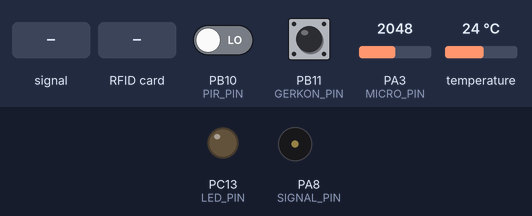
Simulated run of this sketch. Board: STM32 Blue Pill. Parts: output pins drawn as LEDs (lit = HIGH), buzzer (waves = sounding). Wiring (inferred from the names in the program): LM75 temperature sensor at I2C address 0x48. Inputs (shaded band) come from the test bench; at power-on: PA3 (MICRO_PIN) = 2048, PB10 (PIR_PIN) LOW, PB11 (GERKON_PIN) HIGH, temperature 24 °C. Storage starts empty; random numbers use the default seed unless the sketch sets one; what the sketch prints to the serial monitor is not drawn.

Above: at 1.2 s.
1.3 s: PA3 (MICRO_PIN) fed a 2 Hz sine of ±1228 counts around its level
At 2.8 s:
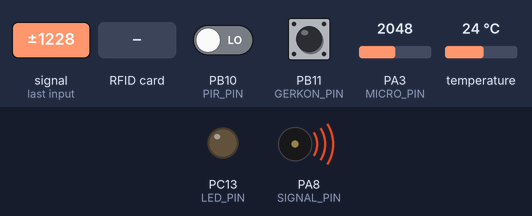
9.5 s: RFID card 25 BB 0B 2A held to the reader
At 11.6 s:
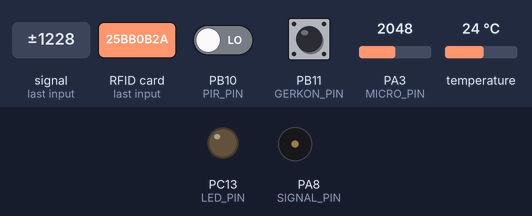
Timing chart, 0 to 13.1 s (numbered marks = the images above; inputs shaded):
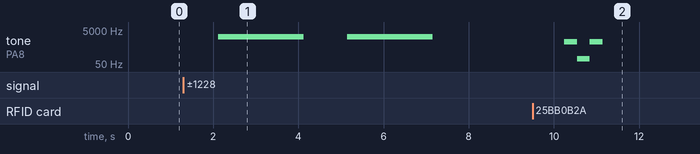

The sketch:

final.ino
```cpp
#include <SD.h>
#include <MFRC522.h>
#include <SPI.h>
#include <Temperature_LM75_Derived.h>


#define GERKON_PIN PB11     // контакт для геркона
#define MICRO_PIN PA3       // контакт для микрофона
#define PIR_PIN PB10        // контакт для датчика движения
#define SIGNAL_PIN PA8      // контакт для сигнализации
#define BUTTON_PIN PB4      // контакт для кнопки
#define LED_PIN PC13        // контакт для светодиода

#define SS_PIN PB14
#define RST_PIN PB5

bool flagGerkon = 0;
bool flagPir = 0;
bool flagRFID = 0;
int flagMicro = 0;
int BeeperSign = 0;
int writing = 0;
int dcbl = 0;
int timer = 0;
int randHour = 0;
int randMinute = 0;
int checkTime = 0;


int tempLatencyCounter = 0;
const int TEMP_LATENCY = 2000;
int timeLatencyCounter = 0;
const int TIME_LATENCY = 1000;
int movingLatencyCounter = 0;
const int MOVE_LATENCY = 2000;
int checker = 0;
int randnumber = 0;
int finalTemp = 0;
String incomingData;

File myFile;
MFRC522 mfrc522(SS_PIN, RST_PIN);
Generic_LM75 temperature;

// Тестовые значения
byte uidCard[4] = {0x25, 0xBB, 0x0B, 0x2A};

int timings = 0;

void writeToFile(File f, int temp, bool fGerkon, int fMicro, int fPir, int writing, int warn) {
  myFile = SD.open("log.txt", FILE_WRITE);
  if (myFile) {
    myFile.print("#temp = ");
    myFile.print(temp);
    myFile.print(" gerkon = ");
    myFile.print(fGerkon);
    myFile.print(" micro = ");
    myFile.print(fMicro);
    myFile.print(" pir = ");
    myFile.print(fPir);
    myFile.print(" warn = ");
    myFile.print(warn);
    myFile.println("#");
    myFile.close();
    writing = millis();
  }
}

void neGreeting(){
  tone(SIGNAL_PIN, 165);
  delay(300);
  tone(SIGNAL_PIN, 187);
  delay(300);
  tone(SIGNAL_PIN, 165);
  delay(300);
  noTone(SIGNAL_PIN);
}

void greeting(){
  tone(SIGNAL_PIN, 1000);
  delay(300);
  tone(SIGNAL_PIN, 100);
  delay(300);
  tone(SIGNAL_PIN, 1000);
  delay(300);
  noTone(SIGNAL_PIN);
}

void setup(){
  Serial.begin(115200);
  SPI.begin();
  pinMode(GERKON_PIN, INPUT);
  pinMode(MICRO_PIN, INPUT);
  pinMode(PIR_PIN, INPUT);
  pinMode(BUTTON_PIN, INPUT);
  pinMode(SIGNAL_PIN, OUTPUT);
  pinMode(LED_PIN, OUTPUT);
  Serial.println("iotConnectWiFi(Hackaton,123456789)");
  Serial.println("iotServerParameters(172.16.12.46,5000)");
  SD.begin(PB8);
  Wire.begin();
  mfrc522.PCD_Init();
}

void loop() {
  if (Serial.available()) {
    byte c = Serial.read();
    switch (c) {
      case 1:
        digitalWrite(LED_PIN, 1);
        break;
      case 0:
        digitalWrite(LED_PIN, 0);
        break;
    }
  }


  randnumber = random(10, 13);
  finalTemp = (int)temperature.readTemperatureC() - randnumber;
  dcbl = map(flagMicro, 0, 4096, 0, 60);
  randHour = random(0, 23);
  randMinute = random(0, 59);

  if (millis() - checkTime > 10000) {
    checkTime = millis();
    Serial.print("#time=");
    if (randHour < 10) {
      Serial.print("0");
    }
    Serial.print(String(randHour));
    Serial.print(":");
    if (randMinute < 10) {
      Serial.print("0");
    }
    Serial.print(String(randMinute));
    Serial.print(" ");
  }


  // Получение времени сервера
  if (millis() - timings > 60000){
    //Serial.println("iotConnectWiFi(Hackaton,123456789)");
    //Serial.println("iotServerParameters(172.16.12.46,5000)");
    //Serial.println("iotGEThttp(/time)");
    if (Serial.available() > 0) {
      incomingData = Serial.read();
      //Serial.println("#time=");
      //Serial.print(incomingData);
      //Serial.print(" ");
    }
   //Serial.println("#time=");
   //Serial.print(incomingData);
   //Serial.print(" ");
   delay(10);
   timings = millis();
   //Serial.flush();
  }

  // Состояние дома - все время
  flagGerkon = digitalRead(GERKON_PIN);
  flagMicro = analogRead(MICRO_PIN);
  flagPir = digitalRead(PIR_PIN);

  if (flagMicro > 0) {
    Serial.print("#zvuk=");
    Serial.print(dcbl);
    Serial.print(" ");
  }


  if(!flagGerkon){
    Serial.print("#door=1");
    Serial.print(" ");
  }
  else {
    Serial.print("#door=0");
    Serial.print(" ");
  }
  // Если обнаружили движение
  if ((digitalRead(GERKON_PIN) == LOW || digitalRead(PIR_PIN) == HIGH || flagMicro > 3000) && !flagRFID){
    BeeperSign = millis();
    //Сигнализируем
    tone(SIGNAL_PIN, 2000);
    Serial.print("#warn=1");
    Serial.print(" ");

    writeToFile(myFile, finalTemp, flagGerkon, dcbl, flagPir, writing, 1);
    while(1){
      if(millis() - BeeperSign > 2000){
        break;
      }
    }
    tone(SIGNAL_PIN, 0);
  }
  else {
    //Нет проникновения
    Serial.print("#warn=0");
    Serial.print(" ");
  }
  Serial.flush();
  // Окончание опроса состояния дома

  // Запись в файл - раз в минуту
  if (millis() - writing > 60000) {
    myFile = SD.open("log.txt", FILE_WRITE);

    writeToFile(myFile, finalTemp, flagGerkon, dcbl, flagPir, writing, 0);

    writing = millis();
    Serial.flush();
  }
  // Температурный датчик - раз в 5 секунд
  if ((millis() - tempLatencyCounter) >= 5000) {

    Serial.print("#temp=");
    Serial.print(finalTemp);
    Serial.print(" ");
    delay(10);
    tempLatencyCounter = millis();
    Serial.flush();
  }
 // RFID считывание
 if (mfrc522.PICC_IsNewCardPresent() && mfrc522.PICC_ReadCardSerial()) {

    for (byte i = 0; i < 4; i++) {
      if (uidCard[i] != mfrc522.uid.uidByte[i]) {
        flagRFID = 0;
        break;
      }
      else {
        flagRFID = 1;
      }
    }

    if (!flagRFID  && (millis() - checker >= 5000)) {
      checker = millis();
      neGreeting();
      Serial.print("#rfid=0");
      Serial.print(" ");
    }
    else if (millis() - checker >= 3000) {
      checker = millis();
      greeting();
      Serial.print("#rfid=1");
      Serial.print(" ");
    }
    //Serial.flush();
  }
  // Окончание считывания
  delay(1000);
}
```

Measured:
- after the input at 1.3 s, tone on PA8 (SIGNAL_PIN): alternates 2000 Hz for 2.0 s and silent for 1.0 s, starting after 0.82 s
- after the input at 9.5 s, tone on PA8 (SIGNAL_PIN): silent → 1000 Hz after 0.74 s, → 100 Hz 0.30 s later, → 1000 Hz 0.30 s later, → silent 0.30 s later
